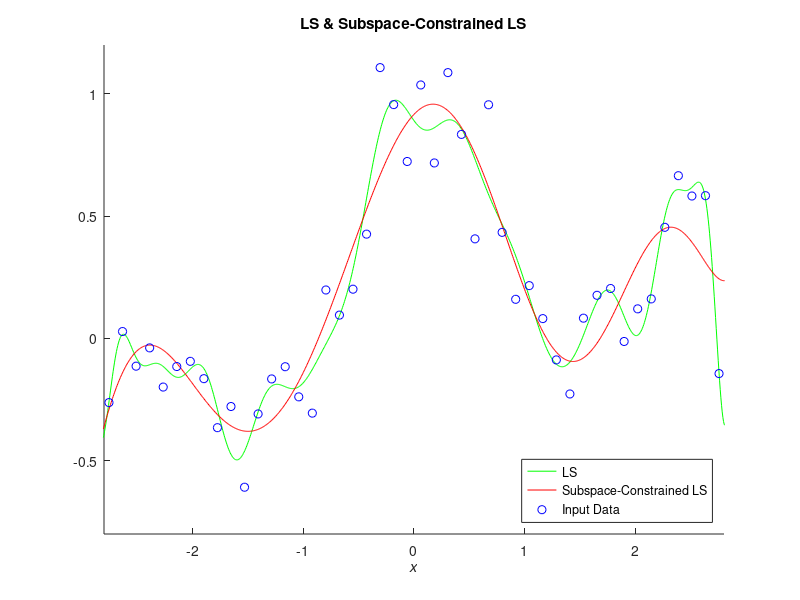

MATLAB code for this plot:
%% Example 4.1 Subspace-Constrained Regression with Least Square Method
%
% * *Result in book* : Figure 4.1
% * *Code in book* : Figure 4.3
% * *Output* : |eg04_1.png|
% * *Usage* : |eg04_1(), eg04_1(50, 1000)|
%
%% Source Code
function eg04_1(n, N)
    % init
    rng(0, 'v5uniform'); rng(0, 'v5normal');
    % recommended, use it in future instead of
    % rand('state', 0); randn('state', 0);
    if nargin < 2
        n = 50; N = 1000;
    end

    % constant
    x = linspace(-3, 3, n)';
    X = linspace(-3, 3, N)';
    pix = pi * x;
    y = sin(pix) ./ (pix) + 0.1 * x + 0.2 * randn(n, 1);

    % base function
    p(:, 1) = ones(n, 1);
    P(:, 1) = ones(N, 1);
    for jj = 1 : 15
        p(:, 2 * jj) = sin(jj / 2 * x);
        p(:, 2 * jj + 1) = cos(jj / 2 * x);
        P(:, 2 * jj) = sin(jj / 2 * X);
        P(:, 2 * jj + 1) = cos(jj / 2 * X);
    end

    % solve
    t1 = p \ y;
    F1 = P * t1;
    t2 = (p * diag([ones(1, 11) zeros(1, 20)])) \ y;
    F2 = P * t2;

    % plot
    figure('Name', 'example 4-1'); clf; hold on;

    % plot figure 1
    plot(X, F1, 'g-', X, F2, 'r-', x, y, 'bo');
    legend('LS', 'Subspace-Constrained LS', 'Input Data', 'Location', 'southeast');
    axis([-2.8, 2.8 -0.8 1.2]); xlabel('\itx');
    title('LS & Subspace-Constrained LS');

    % save figure
    saveas(gcf, 'eg04_1', 'png');
end
